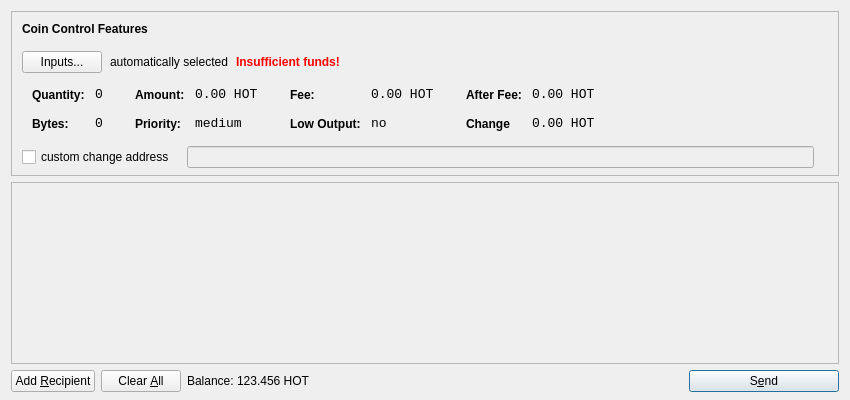
<?xml version="1.0" encoding="UTF-8"?>
<ui version="4.0">
 <class>SendCoinsDialog</class>
 <widget class="QDialog" name="SendCoinsDialog">
  <property name="geometry">
   <rect>
    <x>0</x>
    <y>0</y>
    <width>850</width>
    <height>400</height>
   </rect>
  </property>
  <property name="windowTitle">
   <string>Send Coins</string>
  </property>
  <layout class="QVBoxLayout" name="verticalLayout" stretch="0,1,0">
   <property name="bottomMargin">
    <number>8</number>
   </property>
   <item>
    <widget class="QFrame" name="frameCoinControl">
     <property name="sizePolicy">
      <sizepolicy hsizetype="Expanding" vsizetype="Expanding">
       <horstretch>0</horstretch>
       <verstretch>0</verstretch>
      </sizepolicy>
     </property>
     <property name="maximumSize">
      <size>
       <width>16777215</width>
       <height>16777215</height>
      </size>
     </property>
     <property name="frameShape">
      <enum>QFrame::StyledPanel</enum>
     </property>
     <property name="frameShadow">
      <enum>QFrame::Sunken</enum>
     </property>
     <layout class="QVBoxLayout" name="verticalLayoutCoinControl2">
      <property name="spacing">
       <number>-1</number>
      </property>
      <property name="leftMargin">
       <number>0</number>
      </property>
      <property name="topMargin">
       <number>0</number>
      </property>
      <property name="rightMargin">
       <number>0</number>
      </property>
      <property name="bottomMargin">
       <number>6</number>
      </property>
      <item>
       <layout class="QVBoxLayout" name="verticalLayoutCoinControl" stretch="0,0,0,0,1">
        <property name="spacing">
         <number>0</number>
        </property>
        <property name="leftMargin">
         <number>10</number>
        </property>
        <property name="topMargin">
         <number>10</number>
        </property>
        <item>
         <layout class="QHBoxLayout" name="horizontalLayoutCoinControl1">
          <property name="bottomMargin">
           <number>15</number>
          </property>
          <item>
           <widget class="QLabel" name="labelCoinControlFeatures">
            <property name="sizePolicy">
             <sizepolicy hsizetype="Preferred" vsizetype="Maximum">
              <horstretch>0</horstretch>
              <verstretch>0</verstretch>
             </sizepolicy>
            </property>
            <property name="font">
             <font>
              <weight>75</weight>
              <bold>true</bold>
             </font>
            </property>
            <property name="styleSheet">
             <string notr="true">font-weight:bold;</string>
            </property>
            <property name="text">
             <string>Coin Control Features</string>
            </property>
           </widget>
          </item>
         </layout>
        </item>
        <item>
         <layout class="QHBoxLayout" name="horizontalLayoutCoinControl2" stretch="0,0,0,0">
          <property name="spacing">
           <number>8</number>
          </property>
          <property name="bottomMargin">
           <number>10</number>
          </property>
          <item>
           <widget class="QPushButton" name="pushButtonCoinControl">
            <property name="styleSheet">
             <string notr="true"/>
            </property>
            <property name="text">
             <string>Inputs...</string>
            </property>
           </widget>
          </item>
          <item>
           <widget class="QLabel" name="labelCoinControlAutomaticallySelected">
            <property name="text">
             <string>automatically selected</string>
            </property>
            <property name="margin">
             <number>5</number>
            </property>
           </widget>
          </item>
          <item>
           <widget class="QLabel" name="labelCoinControlInsuffFunds">
            <property name="font">
             <font>
              <weight>75</weight>
              <bold>true</bold>
             </font>
            </property>
            <property name="styleSheet">
             <string notr="true">color:red;font-weight:bold;</string>
            </property>
            <property name="text">
             <string>Insufficient funds!</string>
            </property>
            <property name="margin">
             <number>5</number>
            </property>
           </widget>
          </item>
          <item>
           <spacer name="horizontalSpacerCoinControl">
            <property name="orientation">
             <enum>Qt::Horizontal</enum>
            </property>
            <property name="sizeHint" stdset="0">
             <size>
              <width>40</width>
              <height>1</height>
             </size>
            </property>
           </spacer>
          </item>
         </layout>
        </item>
        <item>
         <widget class="QWidget" name="widgetCoinControl" native="true">
          <property name="sizePolicy">
           <sizepolicy hsizetype="Preferred" vsizetype="Preferred">
            <horstretch>0</horstretch>
            <verstretch>0</verstretch>
           </sizepolicy>
          </property>
          <property name="minimumSize">
           <size>
            <width>0</width>
            <height>0</height>
           </size>
          </property>
          <property name="styleSheet">
           <string notr="true"/>
          </property>
          <layout class="QHBoxLayout" name="horizontalLayoutCoinControl5">
           <property name="margin">
            <number>0</number>
           </property>
           <item>
            <layout class="QHBoxLayout" name="horizontalLayoutCoinControl3" stretch="0,0,0,1">
             <property name="spacing">
              <number>20</number>
             </property>
             <property name="topMargin">
              <number>0</number>
             </property>
             <property name="bottomMargin">
              <number>10</number>
             </property>
             <item>
              <layout class="QFormLayout" name="formLayoutCoinControl1">
               <property name="horizontalSpacing">
                <number>10</number>
               </property>
               <property name="verticalSpacing">
                <number>14</number>
               </property>
               <property name="leftMargin">
                <number>10</number>
               </property>
               <property name="topMargin">
                <number>4</number>
               </property>
               <property name="rightMargin">
                <number>6</number>
               </property>
               <item row="0" column="0">
                <widget class="QLabel" name="labelCoinControlQuantityText">
                 <property name="styleSheet">
                  <string notr="true">font-weight:bold;</string>
                 </property>
                 <property name="text">
                  <string>Quantity:</string>
                 </property>
                 <property name="margin">
                  <number>0</number>
                 </property>
                </widget>
               </item>
               <item row="0" column="1">
                <widget class="QLabel" name="labelCoinControlQuantity">
                 <property name="font">
                  <font>
                   <family>Monospace</family>
                   <pointsize>10</pointsize>
                  </font>
                 </property>
                 <property name="cursor">
                  <cursorShape>IBeamCursor</cursorShape>
                 </property>
                 <property name="contextMenuPolicy">
                  <enum>Qt::ActionsContextMenu</enum>
                 </property>
                 <property name="text">
                  <string>0</string>
                 </property>
                 <property name="margin">
                  <number>0</number>
                 </property>
                 <property name="textInteractionFlags">
                  <set>Qt::LinksAccessibleByMouse|Qt::TextSelectableByKeyboard|Qt::TextSelectableByMouse</set>
                 </property>
                </widget>
               </item>
               <item row="1" column="0">
                <widget class="QLabel" name="labelCoinControlBytesText">
                 <property name="styleSheet">
                  <string notr="true">font-weight:bold;</string>
                 </property>
                 <property name="text">
                  <string>Bytes:</string>
                 </property>
                </widget>
               </item>
               <item row="1" column="1">
                <widget class="QLabel" name="labelCoinControlBytes">
                 <property name="font">
                  <font>
                   <family>Monospace</family>
                   <pointsize>10</pointsize>
                  </font>
                 </property>
                 <property name="cursor">
                  <cursorShape>IBeamCursor</cursorShape>
                 </property>
                 <property name="contextMenuPolicy">
                  <enum>Qt::ActionsContextMenu</enum>
                 </property>
                 <property name="text">
                  <string>0</string>
                 </property>
                 <property name="textInteractionFlags">
                  <set>Qt::LinksAccessibleByMouse|Qt::TextSelectableByKeyboard|Qt::TextSelectableByMouse</set>
                 </property>
                </widget>
               </item>
              </layout>
             </item>
             <item>
              <layout class="QFormLayout" name="formLayoutCoinControl2">
               <property name="horizontalSpacing">
                <number>10</number>
               </property>
               <property name="verticalSpacing">
                <number>14</number>
               </property>
               <property name="leftMargin">
                <number>6</number>
               </property>
               <property name="topMargin">
                <number>4</number>
               </property>
               <property name="rightMargin">
                <number>6</number>
               </property>
               <item row="0" column="0">
                <widget class="QLabel" name="labelCoinControlAmountText">
                 <property name="styleSheet">
                  <string notr="true">font-weight:bold;</string>
                 </property>
                 <property name="text">
                  <string>Amount:</string>
                 </property>
                 <property name="margin">
                  <number>0</number>
                 </property>
                </widget>
               </item>
               <item row="0" column="1">
                <widget class="QLabel" name="labelCoinControlAmount">
                 <property name="font">
                  <font>
                   <family>Monospace</family>
                   <pointsize>10</pointsize>
                  </font>
                 </property>
                 <property name="cursor">
                  <cursorShape>IBeamCursor</cursorShape>
                 </property>
                 <property name="contextMenuPolicy">
                  <enum>Qt::ActionsContextMenu</enum>
                 </property>
                 <property name="text">
                  <string>0.00 HOT</string>
                 </property>
                 <property name="textInteractionFlags">
                  <set>Qt::LinksAccessibleByMouse|Qt::TextSelectableByKeyboard|Qt::TextSelectableByMouse</set>
                 </property>
                </widget>
               </item>
               <item row="1" column="0">
                <widget class="QLabel" name="labelCoinControlPriorityText">
                 <property name="styleSheet">
                  <string notr="true">font-weight:bold;</string>
                 </property>
                 <property name="text">
                  <string>Priority:</string>
                 </property>
                </widget>
               </item>
               <item row="1" column="1">
                <widget class="QLabel" name="labelCoinControlPriority">
                 <property name="font">
                  <font>
                   <family>Monospace</family>
                   <pointsize>10</pointsize>
                  </font>
                 </property>
                 <property name="cursor">
                  <cursorShape>IBeamCursor</cursorShape>
                 </property>
                 <property name="contextMenuPolicy">
                  <enum>Qt::ActionsContextMenu</enum>
                 </property>
                 <property name="text">
                  <string>medium</string>
                 </property>
                 <property name="textInteractionFlags">
                  <set>Qt::LinksAccessibleByMouse|Qt::TextSelectableByKeyboard|Qt::TextSelectableByMouse</set>
                 </property>
                </widget>
               </item>
              </layout>
             </item>
             <item>
              <layout class="QFormLayout" name="formLayoutCoinControl3">
               <property name="horizontalSpacing">
                <number>10</number>
               </property>
               <property name="verticalSpacing">
                <number>14</number>
               </property>
               <property name="leftMargin">
                <number>6</number>
               </property>
               <property name="topMargin">
                <number>4</number>
               </property>
               <property name="rightMargin">
                <number>6</number>
               </property>
               <item row="0" column="0">
                <widget class="QLabel" name="labelCoinControlFeeText">
                 <property name="styleSheet">
                  <string notr="true">font-weight:bold;</string>
                 </property>
                 <property name="text">
                  <string>Fee:</string>
                 </property>
                 <property name="margin">
                  <number>0</number>
                 </property>
                </widget>
               </item>
               <item row="0" column="1">
                <widget class="QLabel" name="labelCoinControlFee">
                 <property name="font">
                  <font>
                   <family>Monospace</family>
                   <pointsize>10</pointsize>
                  </font>
                 </property>
                 <property name="cursor">
                  <cursorShape>IBeamCursor</cursorShape>
                 </property>
                 <property name="contextMenuPolicy">
                  <enum>Qt::ActionsContextMenu</enum>
                 </property>
                 <property name="text">
                  <string>0.00 HOT</string>
                 </property>
                 <property name="textInteractionFlags">
                  <set>Qt::LinksAccessibleByMouse|Qt::TextSelectableByKeyboard|Qt::TextSelectableByMouse</set>
                 </property>
                </widget>
               </item>
               <item row="1" column="0">
                <widget class="QLabel" name="labelCoinControlLowOutputText">
                 <property name="styleSheet">
                  <string notr="true">font-weight:bold;</string>
                 </property>
                 <property name="text">
                  <string>Low Output:</string>
                 </property>
                </widget>
               </item>
               <item row="1" column="1">
                <widget class="QLabel" name="labelCoinControlLowOutput">
                 <property name="font">
                  <font>
                   <family>Monospace</family>
                   <pointsize>10</pointsize>
                  </font>
                 </property>
                 <property name="cursor">
                  <cursorShape>IBeamCursor</cursorShape>
                 </property>
                 <property name="contextMenuPolicy">
                  <enum>Qt::ActionsContextMenu</enum>
                 </property>
                 <property name="text">
                  <string>no</string>
                 </property>
                 <property name="textInteractionFlags">
                  <set>Qt::LinksAccessibleByMouse|Qt::TextSelectableByKeyboard|Qt::TextSelectableByMouse</set>
                 </property>
                </widget>
               </item>
              </layout>
             </item>
             <item>
              <layout class="QFormLayout" name="formLayoutCoinControl4">
               <property name="horizontalSpacing">
                <number>10</number>
               </property>
               <property name="verticalSpacing">
                <number>14</number>
               </property>
               <property name="leftMargin">
                <number>6</number>
               </property>
               <property name="topMargin">
                <number>4</number>
               </property>
               <property name="rightMargin">
                <number>6</number>
               </property>
               <item row="0" column="0">
                <widget class="QLabel" name="labelCoinControlAfterFeeText">
                 <property name="styleSheet">
                  <string notr="true">font-weight:bold;</string>
                 </property>
                 <property name="text">
                  <string>After Fee:</string>
                 </property>
                 <property name="margin">
                  <number>0</number>
                 </property>
                </widget>
               </item>
               <item row="0" column="1">
                <widget class="QLabel" name="labelCoinControlAfterFee">
                 <property name="font">
                  <font>
                   <family>Monospace</family>
                   <pointsize>10</pointsize>
                  </font>
                 </property>
                 <property name="cursor">
                  <cursorShape>IBeamCursor</cursorShape>
                 </property>
                 <property name="contextMenuPolicy">
                  <enum>Qt::ActionsContextMenu</enum>
                 </property>
                 <property name="text">
                  <string>0.00 HOT</string>
                 </property>
                 <property name="textInteractionFlags">
                  <set>Qt::LinksAccessibleByMouse|Qt::TextSelectableByKeyboard|Qt::TextSelectableByMouse</set>
                 </property>
                </widget>
               </item>
               <item row="1" column="0">
                <widget class="QLabel" name="labelCoinControlChangeText">
                 <property name="styleSheet">
                  <string notr="true">font-weight:bold;</string>
                 </property>
                 <property name="text">
                  <string>Change</string>
                 </property>
                </widget>
               </item>
               <item row="1" column="1">
                <widget class="QLabel" name="labelCoinControlChange">
                 <property name="font">
                  <font>
                   <family>Monospace</family>
                   <pointsize>10</pointsize>
                  </font>
                 </property>
                 <property name="cursor">
                  <cursorShape>IBeamCursor</cursorShape>
                 </property>
                 <property name="contextMenuPolicy">
                  <enum>Qt::ActionsContextMenu</enum>
                 </property>
                 <property name="text">
                  <string>0.00 HOT</string>
                 </property>
                 <property name="textInteractionFlags">
                  <set>Qt::LinksAccessibleByMouse|Qt::TextSelectableByKeyboard|Qt::TextSelectableByMouse</set>
                 </property>
                </widget>
               </item>
              </layout>
             </item>
            </layout>
           </item>
          </layout>
         </widget>
        </item>
        <item>
         <layout class="QHBoxLayout" name="horizontalLayoutCoinControl4" stretch="0,0,0">
          <property name="spacing">
           <number>12</number>
          </property>
          <property name="sizeConstraint">
           <enum>QLayout::SetDefaultConstraint</enum>
          </property>
          <property name="topMargin">
           <number>5</number>
          </property>
          <property name="rightMargin">
           <number>5</number>
          </property>
          <item>
           <widget class="QCheckBox" name="checkBoxCoinControlChange">
            <property name="text">
             <string>custom change address</string>
            </property>
           </widget>
          </item>
          <item>
           <widget class="QLineEdit" name="lineEditCoinControlChange">
            <property name="enabled">
             <bool>false</bool>
            </property>
            <property name="sizePolicy">
             <sizepolicy hsizetype="Expanding" vsizetype="Fixed">
              <horstretch>0</horstretch>
              <verstretch>0</verstretch>
             </sizepolicy>
            </property>
           </widget>
          </item>
          <item>
           <widget class="QLabel" name="labelCoinControlChangeLabel">
            <property name="sizePolicy">
             <sizepolicy hsizetype="Preferred" vsizetype="Expanding">
              <horstretch>0</horstretch>
              <verstretch>0</verstretch>
             </sizepolicy>
            </property>
            <property name="minimumSize">
             <size>
              <width>0</width>
              <height>0</height>
             </size>
            </property>
            <property name="text">
             <string/>
            </property>
            <property name="margin">
             <number>3</number>
            </property>
           </widget>
          </item>
         </layout>
        </item>
        <item>
         <spacer name="verticalSpacerCoinControl">
          <property name="orientation">
           <enum>Qt::Vertical</enum>
          </property>
          <property name="sizeHint" stdset="0">
           <size>
            <width>800</width>
            <height>1</height>
           </size>
          </property>
         </spacer>
        </item>
       </layout>
      </item>
     </layout>
    </widget>
   </item>
   <item>
    <widget class="QScrollArea" name="scrollArea">
     <property name="widgetResizable">
      <bool>true</bool>
     </property>
     <widget class="QWidget" name="scrollAreaWidgetContents">
      <property name="geometry">
       <rect>
        <x>0</x>
        <y>0</y>
        <width>830</width>
        <height>165</height>
       </rect>
      </property>
      <layout class="QVBoxLayout" name="verticalLayout_2">
       <property name="margin">
        <number>0</number>
       </property>
       <item>
        <layout class="QVBoxLayout" name="entries">
         <property name="spacing">
          <number>6</number>
         </property>
        </layout>
       </item>
       <item>
        <spacer name="verticalSpacer">
         <property name="orientation">
          <enum>Qt::Vertical</enum>
         </property>
         <property name="sizeHint" stdset="0">
          <size>
           <width>20</width>
           <height>40</height>
          </size>
         </property>
        </spacer>
       </item>
      </layout>
     </widget>
    </widget>
   </item>
   <item>
    <layout class="QHBoxLayout" name="horizontalLayout">
     <item>
      <widget class="QPushButton" name="addButton">
       <property name="toolTip">
        <string>Send to multiple recipients at once</string>
       </property>
       <property name="text">
        <string>Add &amp;Recipient</string>
       </property>
       <property name="icon">
        <iconset resource="../bitcoin.qrc">
         <normaloff>:/icons/add</normaloff>:/icons/add</iconset>
       </property>
       <property name="autoDefault">
        <bool>false</bool>
       </property>
      </widget>
     </item>
     <item>
      <widget class="QPushButton" name="clearButton">
       <property name="sizePolicy">
        <sizepolicy hsizetype="Minimum" vsizetype="Fixed">
         <horstretch>0</horstretch>
         <verstretch>0</verstretch>
        </sizepolicy>
       </property>
       <property name="toolTip">
        <string>Remove all transaction fields</string>
       </property>
       <property name="text">
        <string>Clear &amp;All</string>
       </property>
       <property name="icon">
        <iconset resource="../bitcoin.qrc">
         <normaloff>:/icons/remove</normaloff>:/icons/remove</iconset>
       </property>
       <property name="autoRepeatDelay">
        <number>300</number>
       </property>
       <property name="autoDefault">
        <bool>false</bool>
       </property>
      </widget>
     </item>
     <item>
      <layout class="QHBoxLayout" name="horizontalLayout_2">
       <property name="spacing">
        <number>3</number>
       </property>
       <item>
        <widget class="QLabel" name="label">
         <property name="sizePolicy">
          <sizepolicy hsizetype="Preferred" vsizetype="Fixed">
           <horstretch>0</horstretch>
           <verstretch>0</verstretch>
          </sizepolicy>
         </property>
         <property name="text">
          <string>Balance:</string>
         </property>
        </widget>
       </item>
       <item>
        <widget class="QLabel" name="labelBalance">
         <property name="sizePolicy">
          <sizepolicy hsizetype="Preferred" vsizetype="Fixed">
           <horstretch>0</horstretch>
           <verstretch>0</verstretch>
          </sizepolicy>
         </property>
         <property name="cursor">
          <cursorShape>IBeamCursor</cursorShape>
         </property>
         <property name="text">
          <string>123.456 HOT</string>
         </property>
         <property name="textInteractionFlags">
          <set>Qt::LinksAccessibleByMouse|Qt::TextSelectableByKeyboard|Qt::TextSelectableByMouse</set>
         </property>
        </widget>
       </item>
      </layout>
     </item>
     <item>
      <spacer name="horizontalSpacer">
       <property name="orientation">
        <enum>Qt::Horizontal</enum>
       </property>
       <property name="sizeHint" stdset="0">
        <size>
         <width>40</width>
         <height>20</height>
        </size>
       </property>
      </spacer>
     </item>
     <item>
      <widget class="QPushButton" name="sendButton">
       <property name="minimumSize">
        <size>
         <width>150</width>
         <height>0</height>
        </size>
       </property>
       <property name="toolTip">
        <string>Confirm the send action</string>
       </property>
       <property name="text">
        <string>S&amp;end</string>
       </property>
       <property name="icon">
        <iconset resource="../bitcoin.qrc">
         <normaloff>:/icons/send</normaloff>:/icons/send</iconset>
       </property>
       <property name="default">
        <bool>true</bool>
       </property>
      </widget>
     </item>
    </layout>
   </item>
  </layout>
 </widget>
 <resources>
  <include location="../bitcoin.qrc"/>
 </resources>
 <connections/>
</ui>
